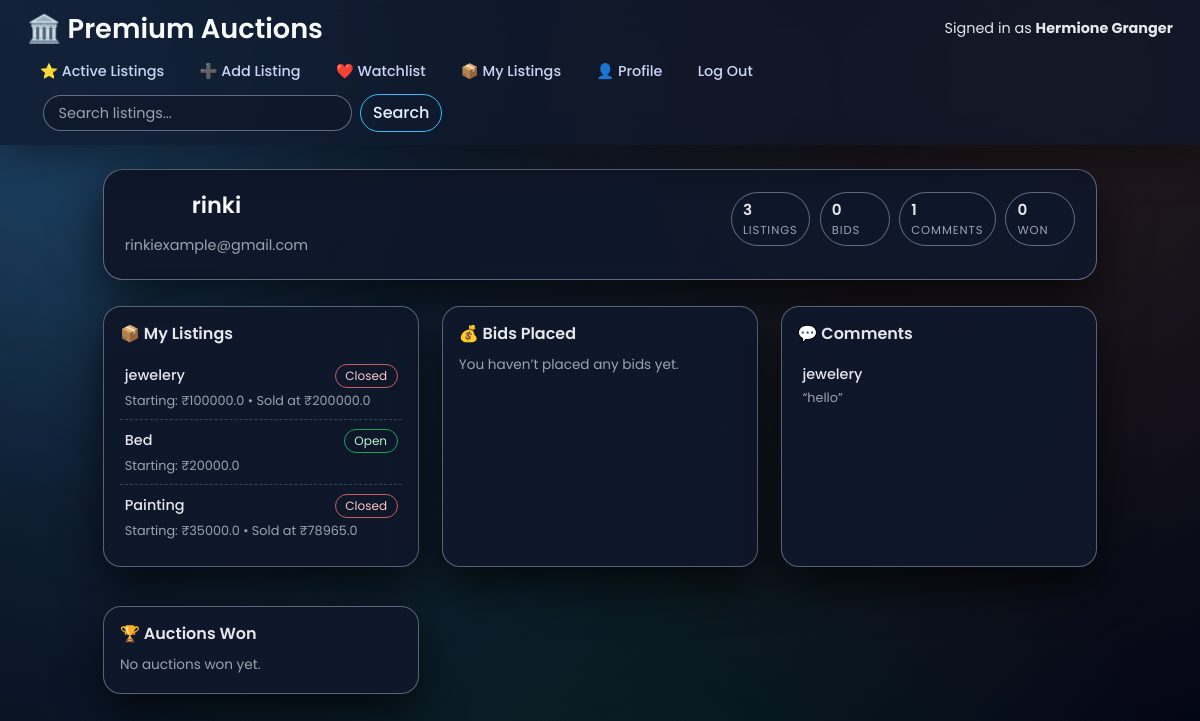
Screenshot of /profile/rinki/ (signed in) with the database file from the repository.
### auctions/models.py (models this page shows, shortened)
class User(AbstractUser):
    def __str__(self):
        return f"{self.username}"

class Listings(models.Model):
    name = models.CharField(max_length=255)
    image = models.ImageField(upload_to='listing_images/', null=True, blank=True)
    bid_open = models.BooleanField(default=True)
    starting_bid = models.FloatField(default=0.0)
    ending_bid = models.FloatField(null=True, blank=True)
    description = models.TextField()
    owner = models.ForeignKey('User', on_delete=models.CASCADE, related_name="listings")
    created_at = models.DateTimeField(auto_now_add=True)
    winner = models.ForeignKey('User', null=True, blank=True, on_delete=models.SET_NULL, related_name="auctions_won")
    category = models.CharField(max_length=30, choices=CATEGORY_CHOICES, default="art")

class Comments(models.Model):
    user = models.ForeignKey(User,on_delete=models.CASCADE,related_name="user")
    listing = models.ForeignKey(Listings,on_delete=models.CASCADE,related_name="listing")
    comment = models.TextField(null=True)
    posted_at = models.DateTimeField(auto_now_add=True)

### auctions/views.py (the view)
# urls.py: path("profile/<str:username>/", views.profile, name="profile"),
@login_required
def profile(request, username):
    profile_user = get_object_or_404(User, username=username)
    user_listings = Listings.objects.filter(owner=profile_user)
    user_bids = Bidding.objects.filter(bidder=profile_user)
    user_comments = Comments.objects.filter(user=profile_user)
    auctions_won = Listings.objects.filter(winner=profile_user)
    return render(request, "auctions/profile.html", {
        "profile_user": profile_user,
        "user_listings": user_listings,
        "user_bids": user_bids,
        "user_comments": user_comments,
        "auctions_won": auctions_won
    })

### auctions/templates/auctions/profile.html
{% extends "auctions/layout.html" %}
{% block body %}
<div class="container mt-4 profile-page">
    <div class="profile-header">
        <div class="profile-header-main">
            <h2 class="profile-username">{{ profile_user.username }}</h2>
            {% if profile_user.email %}
                <p class="profile-email">{{ profile_user.email }}</p>
            {% endif %}
        </div>
        <div class="profile-stats">
            <div class="profile-stat">
                <span class="stat-number">{{ user_listings|length }}</span>
                <span class="stat-label">Listings</span>
            </div>
            <div class="profile-stat">
                <span class="stat-number">{{ user_bids|length }}</span>
                <span class="stat-label">Bids</span>
            </div>
            <div class="profile-stat">
                <span class="stat-number">{{ user_comments|length }}</span>
                <span class="stat-label">Comments</span>
            </div>
            <div class="profile-stat">
                <span class="stat-number">{{ auctions_won|length }}</span>
                <span class="stat-label">Won</span>
            </div>
        </div>
    </div>
    <div class="profile-sections-grid">
        <div class="profile-section">
            <h3>📦 My Listings</h3>
            {% if user_listings %}
                <ul class="profile-list">
                    {% for item in user_listings %}
                    <li class="profile-list-item">
                        <div class="pli-main">
                            <a href="{% url 'list' item.id %}" class="pli-title">
                                {{ item.name }}
                            </a>
                            <span class="pli-status {% if item.bid_open %}open{% else %}closed{% endif %}">
                                {% if item.bid_open %}Open{% else %}Closed{% endif %}
                            </span>
                        </div>
                        <div class="pli-sub">
                            Starting: ₹{{ item.starting_bid }}
                            {% if item.ending_bid %} • Sold at ₹{{ item.ending_bid }}{% endif %}
                        </div>
                    </li>
                    {% endfor %}
                </ul>
            {% else %}
                <p class="profile-empty">No listings created yet.</p>
            {% endif %}
        </div>
        <div class="profile-section">
            <h3>💰 Bids Placed</h3>
            {% if user_bids %}
                <ul class="profile-list">
                    {% for bid in user_bids %}
                    <li class="profile-list-item">
                        <div class="pli-main">
                            <a href="{% url 'list' bid.listing.id %}" class="pli-title">
                                {{ bid.listing.name }}
                            </a>
                            <span class="pli-amount">₹{{ bid.amount }}</span>
                        </div>
                        <div class="pli-sub">
                            {{ bid.created_at|date:"M d, Y H:i" }}
                        </div>
                    </li>
                    {% endfor %}
                </ul>
            {% else %}
                <p class="profile-empty">You haven’t placed any bids yet.</p>
            {% endif %}
        </div>
        <div class="profile-section">
            <h3>💬 Comments</h3>
            {% if user_comments %}
                <ul class="profile-list">
                    {% for c in user_comments %}
                    <li class="profile-list-item">
                        <div class="pli-main">
                            <a href="{% url 'list' c.listing.id %}" class="pli-title">
                                {{ c.listing.name }}
                            </a>
                        </div>
                        <div class="pli-sub">
                            “{{ c.comment|truncatechars:80 }}”
                        </div>
                    </li>
                    {% endfor %}
                </ul>
            {% else %}
                <p class="profile-empty">You haven’t commented yet.</p>
            {% endif %}
        </div>
        <div class="profile-section">
            <h3>🏆 Auctions Won</h3>
            {% if auctions_won %}
                <ul class="profile-list">
                    {% for a in auctions_won %}
                    <li class="profile-list-item">
                        <div class="pli-main">
                            <a href="{% url 'list' a.id %}" class="pli-title">
                                {{ a.name }}
                            </a>
                            <span class="pli-amount">₹{{ a.ending_bid }}</span>
                        </div>
                        <div class="pli-sub">
                            From {{ a.owner.username }}
                        </div>
                    </li>
                    {% endfor %}
                </ul>
            {% else %}
                <p class="profile-empty">No auctions won yet.</p>
            {% endif %}
        </div>
    </div>
</div>
{% endblock %}

### auctions/templates/auctions/layout.html (shortened to what this page needs)
{% load static %}
<!DOCTYPE html>
<html lang="en">
<head>
    <link rel="stylesheet" href="https://stackpath.bootstrapcdn.com/bootstrap/4.4.1/css/bootstrap.min.css">
    <link rel="stylesheet" href="{% static 'auctions/style.css' %}">
  <script src="https://cdn.tailwindcss.com" type="text/javascript"></script>
 </head>
<body>
<div class="header-container">
    <div class="header-content">
        <div class="top-bar d-flex justify-content-between align-items-center">
            <h1 class="heading">🏛️ Premium Auctions</h1>
            <div class="user-status">
                {% if user.is_authenticated %}
                    Signed in as <strong>{{ user.username }}</strong>
                {% else %}
                    <strong>Not signed in.</strong>
                {% endif %}
            </div>
        </div>
        <div class="nav-container">
            <ul class="nav">
                <li class="nav-item">
                    <a class="nav-link" href="{% url 'index' %}">⭐ Active Listings</a>
                </li>
                {% if user.is_authenticated %}
                <li class="nav-item">
                    <a class="nav-link" href="{% url 'listing' %}">➕ Add Listing</a>
                </li>
                <li class="nav-item">
                    <a class="nav-link" href="{% url 'watchlist' %}">❤️ Watchlist</a>
                </li>
                <li class="nav-item">
                    <a class="nav-link" href="{% url 'my_listings' %}">📦 My Listings</a>
                </li>
                <li class="nav-item">
                    <a class="nav-link" href="{% url 'profile' user.username %}">👤 Profile</a>
                </li>
                <li class="nav-item">
                    <a class="nav-link" href="{% url 'logout' %}">Log Out</a>
                </li>
                {% else %}
                <li class="nav-item">
                    <a class="nav-link" href="{% url 'login' %}">Log In / Register</a>
                </li>
                {% endif %}
            </ul>
            <form class="form-inline ml-3" method="GET" action="{% url 'index' %}">
                <input type="text" name="q" value="{{ q|default:'' }}" class="form-control mr-2"
                       placeholder="Search listings...">
                <button type="submit" class="btn btn-outline-primary">Search</button>
            </form>
        </div>
    </div>
</div>
{% block body %}{% endblock %}
</body>
</html>

### rows the page displays
User: username "Hermione Granger"
User: username "rinki", email "rinkiexample@gmail.com"
Listings: name "jewelery", bid_open "Closed", starting_bid "100000.0", ending_bid "200000.0"
Listings: name "Bed", bid_open "Open", starting_bid "20000.0"
Listings: name "Painting", bid_open "Closed", starting_bid "35000.0", ending_bid "78965.0"
Comments: listing.name "jewelery", comment "hello"

### other values shown
{{ user_listings|length }} "3"
{{ user_bids|length }} "0"
{{ user_comments|length }} "1"
{{ auctions_won|length }} "0"
